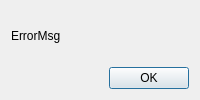
<?xml version="1.0" encoding="UTF-8"?>
<ui version="4.0">
 <class>ErrorDialog</class>
 <widget class="QDialog" name="ErrorDialog">
  <property name="windowTitle">
   <string>Error</string>
  </property>
  <property name="windowIcon">
   <iconset resource="res.qrc">
    <normaloff>:/imgs/danger</normaloff>:/imgs/danger</iconset>
  </property>
  <layout class="QVBoxLayout" name="verticalLayout">
   <item>
    <widget class="QLabel" name="errorMsg">
     <property name="text">
      <string>ErrorMsg</string>
     </property>
    </widget>
   </item>
   <item>
    <widget class="QDialogButtonBox" name="buttonBox">
     <property name="orientation">
      <enum>Qt::Horizontal</enum>
     </property>
     <property name="standardButtons">
      <set>QDialogButtonBox::Ok</set>
     </property>
    </widget>
   </item>
  </layout>
 </widget>
 <resources>
  <include location="res.qrc"/>
 </resources>
 <connections>
  <connection>
   <sender>buttonBox</sender>
   <signal>accepted()</signal>
   <receiver>ErrorDialog</receiver>
   <slot>accept()</slot>
   <hints>
    <hint type="sourcelabel">
     <x>190</x>
     <y>180</y>
    </hint>
    <hint type="destinationlabel">
     <x>157</x>
     <y>199</y>
    </hint>
   </hints>
  </connection>
  <connection>
   <sender>ErrorDialog</sender>
   <signal>setText(QString)</signal>
   <receiver>errorMsg</receiver>
   <slot>setText(QString)</slot>
   <hints>
    <hint type="sourcelabel">
     <x>114</x>
     <y>163</y>
    </hint>
    <hint type="destinationlabel">
     <x>75</x>
     <y>154</y>
    </hint>
   </hints>
  </connection>
 </connections>
 <slots>
  <signal>setText(QString)</signal>
 </slots>
</ui>
